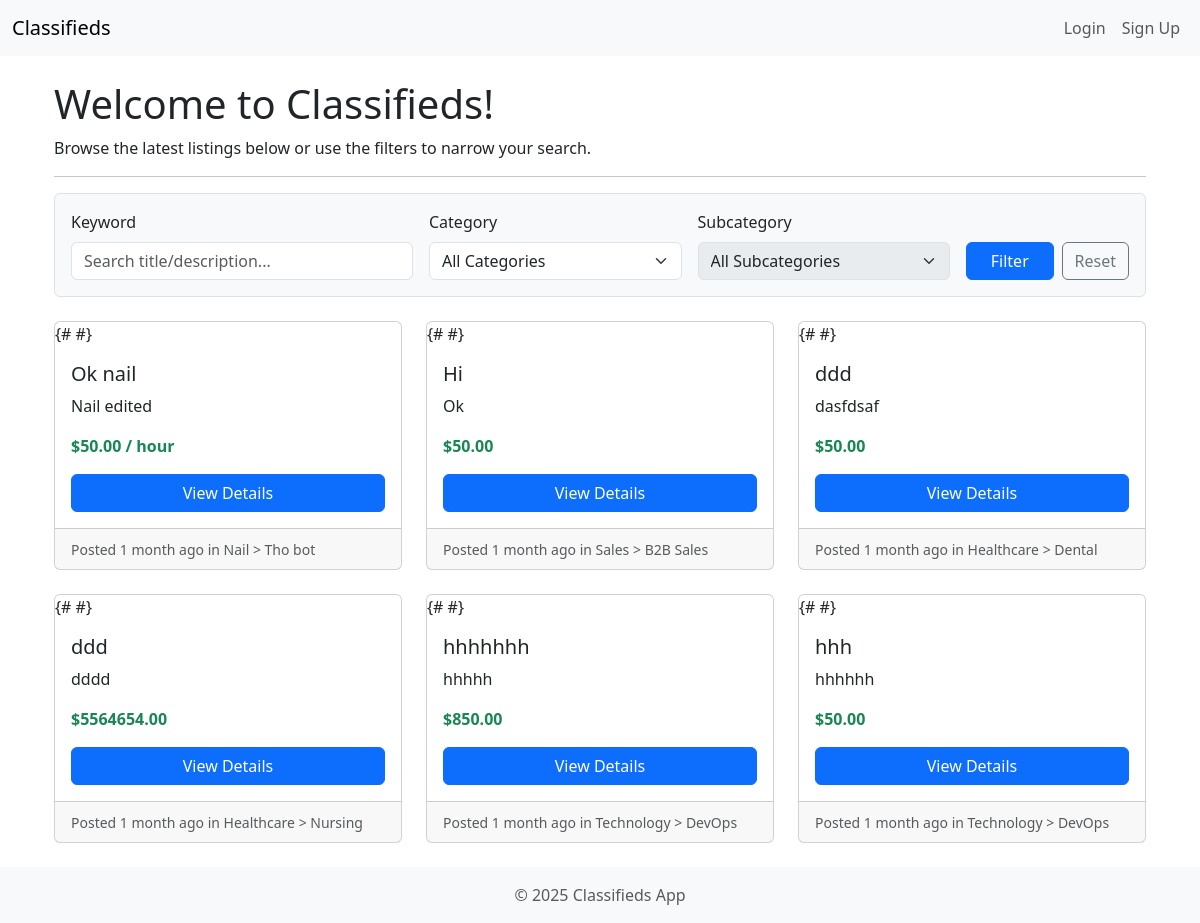
The app's page /, older data.
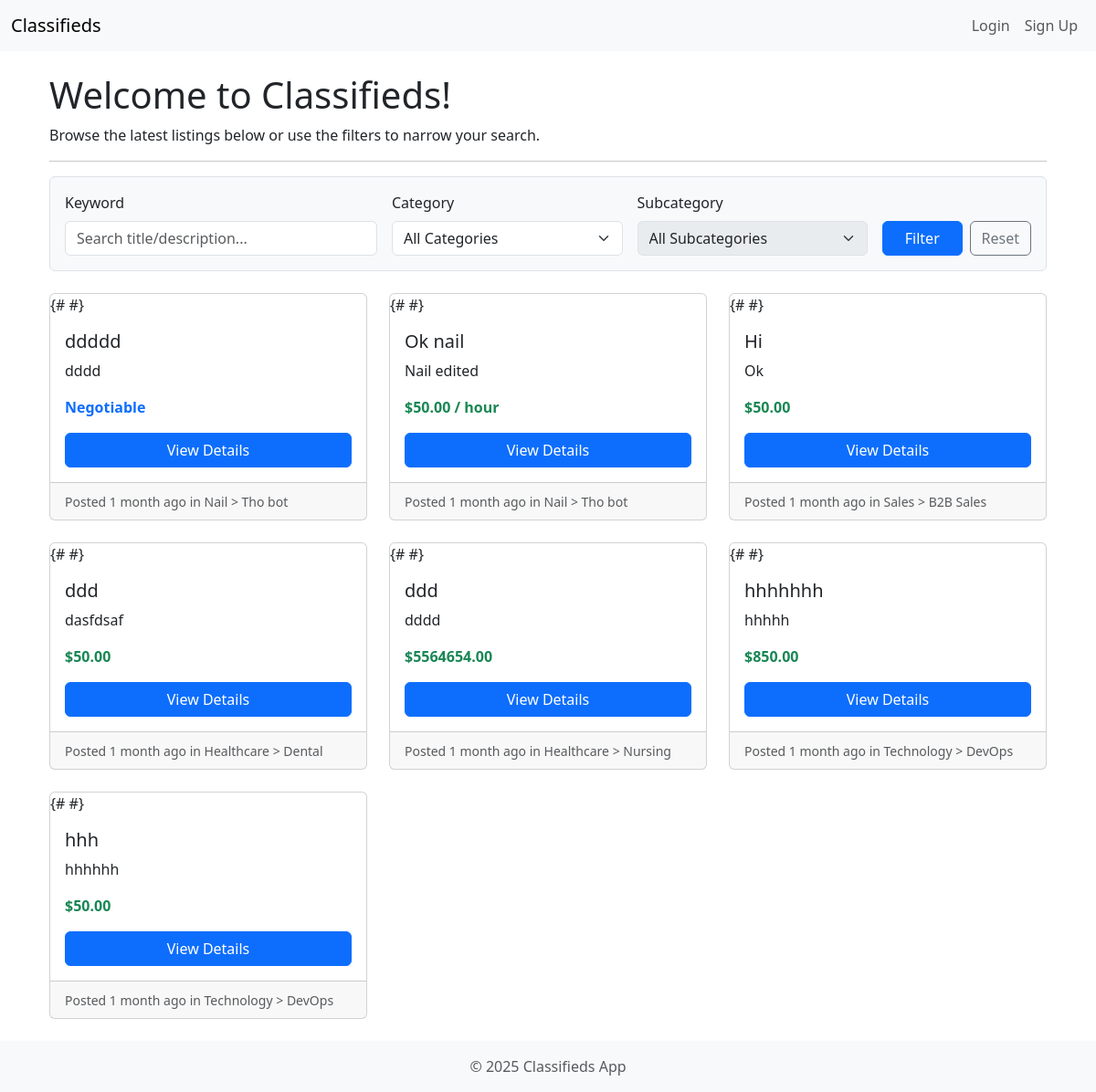
The same page, newer data.
### listings/models.py (models this page shows, shortened)
class Ad(models.Model):
    STATUS_PENDING = 'pending'
    STATUS_APPROVED = 'approved'
    STATUS_DENIED = 'denied'
    STATUS_CHOICES = [
        (STATUS_PENDING, 'Pending Approval'),
        (STATUS_APPROVED, 'Approved'),
        (STATUS_DENIED, 'Denied'),
    ]
    PRICE_TYPE_FIXED = 'fixed'
    PRICE_TYPE_PER_HOUR = 'per_hour'
    PRICE_TYPE_NEGOTIABLE = 'negotiable'
    PRICE_TYPE_FREE = 'free' # Added Free as an option
    PRICE_TYPE_CHOICES = [
        (PRICE_TYPE_FIXED, 'Fixed Price'),
        (PRICE_TYPE_PER_HOUR, 'Per Hour'),
        (PRICE_TYPE_NEGOTIABLE, 'Negotiable'),
        (PRICE_TYPE_FREE, 'Free'),
    ]
    title = models.CharField(max_length=200)
    description = models.TextField()
    price_type = models.CharField(
        max_length=10,
        choices=PRICE_TYPE_CHOICES,
        default=PRICE_TYPE_FIXED
    )
    price = models.DecimalField(max_digits=10, decimal_places=2, blank=True, null=True) # Keep allowing null
    location = models.CharField(max_length=150, blank=True, null=True)
    category = models.ForeignKey(Category, on_delete=models.SET_NULL, null=True, related_name='ads')
    subcategory = models.ForeignKey(SubCategory, on_delete=models.SET_NULL, null=True, related_name='ads')
    author = models.ForeignKey(User, on_delete=models.CASCADE, related_name='ads')
    status = models.CharField(max_length=10, choices=STATUS_CHOICES, default=STATUS_PENDING)
    created_at = models.DateTimeField(auto_now_add=True)
    updated_at = models.DateTimeField(auto_now=True)
    class Meta:
        ordering = ['-created_at'] # Show newest ads first by default
    def get_absolute_url(self):
        return reverse('ad_detail', kwargs={'pk': self.pk})

class Category(models.Model):
    name = models.CharField(max_length=100, unique=True)
    slug = models.SlugField(max_length=110, unique=True, blank=True)
    description = models.TextField(blank=True, null=True)
    class Meta:
        verbose_name_plural = "Categories" # Correct pluralization in admin

class SubCategory(models.Model):
    category = models.ForeignKey(Category, on_delete=models.CASCADE, related_name='subcategories')
    name = models.CharField(max_length=100)
    slug = models.SlugField(max_length=110, unique=True, blank=True)
    description = models.TextField(blank=True, null=True)
    class Meta:
        verbose_name_plural = "Subcategories"
        unique_together = ('category', 'name') # Ensure unique subcategory names within a category

### listings/views.py (the view)
# urls.py: path('', HomePageView.as_view(), name='home'),
class HomePageView(ListView):
    model = Ad
    template_name = 'home.html'
    context_object_name = 'ad_list'
    paginate_by = 10
    def get_queryset(self):
        queryset = Ad.objects.filter(status=Ad.STATUS_APPROVED)
        query = self.request.GET.get('q')
        category_id = self.request.GET.get('category')
        subcategory_id = self.request.GET.get('subcategory')
        if query:
            queryset = queryset.filter(
                Q(title__icontains=query) | Q(description__icontains=query)
            )
        if category_id and category_id.isdigit():
            queryset = queryset.filter(category_id=category_id)
        if subcategory_id and subcategory_id.isdigit():
            queryset = queryset.filter(subcategory_id=subcategory_id)
        return queryset.order_by('-created_at')
    def get_context_data(self, **kwargs):
        context = super().get_context_data(**kwargs)
        context['categories'] = Category.objects.order_by('name')
        context['current_filters'] = {
            'q': self.request.GET.get('q', ''),
            'category': self.request.GET.get('category', ''),
            'subcategory': self.request.GET.get('subcategory', ''),
        }
        category_id = self.request.GET.get('category')
        if category_id and category_id.isdigit():
             context['subcategories'] = SubCategory.objects.filter(category_id=category_id).order_by('name')
        else:
             context['subcategories'] = SubCategory.objects.none() # Empty queryset if no category selected
        return context

### templates/home.html (shortened to what this page needs)
{% extends "base.html" %}
{% block content %}
<div class="container mt-4">
    <h1>Welcome to Classifieds!</h1>
    <p>Browse the latest listings below or use the filters to narrow your search.</p>
    <hr>
    <form method="get" action="{% url 'home' %}" class="mb-4 p-3 border rounded bg-light">
        <div class="row g-3 align-items-end">
            <div class="col-md-4">
                <label for="id_q" class="form-label">Keyword</label>
                <input type="text" name="q" id="id_q" class="form-control" placeholder="Search title/description..." value="{{ current_filters.q|default:'' }}">
            </div>
            <div class="col-md-3">
                <label for="id_category" class="form-label">Category</label>
                <select name="category" id="id_category" class="form-select">
                    <option value="">All Categories</option>
                </select>
            </div>
            <div class="col-md-3">
                <label for="id_subcategory" class="form-label">Subcategory</label>
                <select name="subcategory" id="id_subcategory" class="form-select">
                    <option value="">All Subcategories</option>
                </select>
            </div>
            <div class="col-md-2 d-grid gap-2 d-md-flex align-items-end">
                <button type="submit" class="btn btn-primary flex-grow-1">Filter</button>
                <a href="{% url 'home' %}" class="btn btn-outline-secondary">Reset</a>
            </div>
        </div>
    </form>
    <div class="row row-cols-1 row-cols-md-2 row-cols-lg-3 g-4">
        {% for ad in ad_list %}
            <div class="col">
                <div class="card h-100">
                    <div class="card-body d-flex flex-column">
                        <h5 class="card-title">{{ ad.title }}</h5>
                        <p class="card-text flex-grow-1">{{ ad.description|truncatewords:20 }}</p>
                        <p class="card-text fw-bold">
                            {% if ad.price_type == ad.PRICE_TYPE_FIXED %}
                                <span class="text-success">${{ ad.price|floatformat:2 }}</span>
                            {% elif ad.price_type == ad.PRICE_TYPE_PER_HOUR %}
                                <span class="text-success">${{ ad.price|floatformat:2 }} / hour</span>
                            {% elif ad.price_type == ad.PRICE_TYPE_NEGOTIABLE %}
                                <span class="text-primary">Negotiable</span>
                            {% elif ad.price_type == ad.PRICE_TYPE_FREE %}
                                <span class="text-info">Free</span>
                            {% endif %}
                        </p>
                        <a href="{{ ad.get_absolute_url }}" class="btn btn-primary mt-auto">View Details</a>
                    </div>
                    <div class="card-footer">
                        <small class="text-muted">Posted {{ ad.created_at|timesince }} ago in {{ ad.category.name }}{% if ad.subcategory %} > {{ ad.subcategory.name }}{% endif %}</small>
                    </div>
                </div>
            </div>
        {% empty %}
            <div class="col-12">
                <p class="text-center">No advertisements found matching your criteria.</p>
            </div>
        {% endfor %}
    </div>
</div>
{% endblock content %}

Row changes from the older to the newer data that the page shows:
now on this page (row edited): Ad: title "ddddd", description "dddd", price_type "Negotiable", created_at "1 month", category.name "Nail", subcategory.name "Tho bot"
